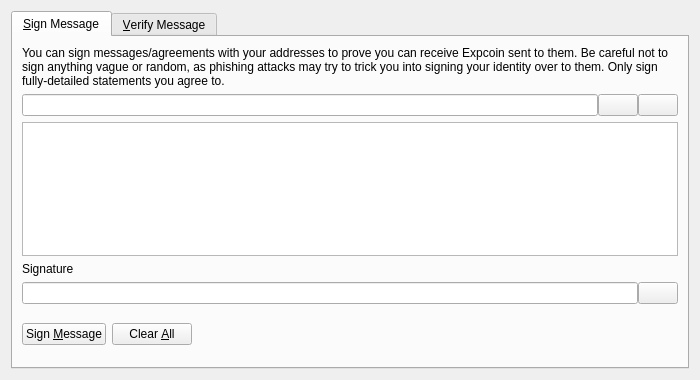
<?xml version="1.0" encoding="UTF-8"?>
<ui version="4.0">
 <class>SignVerifyMessageDialog</class>
 <widget class="QDialog" name="SignVerifyMessageDialog">
  <property name="geometry">
   <rect>
    <x>0</x>
    <y>0</y>
    <width>700</width>
    <height>380</height>
   </rect>
  </property>
  <property name="windowTitle">
   <string>Signatures - Sign / Verify a Message</string>
  </property>
  <property name="modal">
   <bool>true</bool>
  </property>
  <layout class="QVBoxLayout" name="verticalLayout">
   <item>
    <widget class="QTabWidget" name="tabWidget">
     <property name="currentIndex">
      <number>0</number>
     </property>
     <widget class="QWidget" name="tabSignMessage">
      <attribute name="title">
       <string>&amp;Sign Message</string>
      </attribute>
      <layout class="QVBoxLayout" name="verticalLayout_SM">
       <item>
        <widget class="QLabel" name="infoLabel_SM">
         <property name="text">
          <string>You can sign messages/agreements with your addresses to prove you can receive Expcoin sent to them. Be careful not to sign anything vague or random, as phishing attacks may try to trick you into signing your identity over to them. Only sign fully-detailed statements you agree to.</string>
         </property>
         <property name="textFormat">
          <enum>Qt::PlainText</enum>
         </property>
         <property name="wordWrap">
          <bool>true</bool>
         </property>
        </widget>
       </item>
       <item>
        <layout class="QHBoxLayout" name="horizontalLayout_1_SM">
         <property name="spacing">
          <number>0</number>
         </property>
         <item>
          <widget class="QValidatedLineEdit" name="addressIn_SM">
           <property name="toolTip">
            <string>The Expcoin address to sign the message with</string>
           </property>
          </widget>
         </item>
         <item>
          <widget class="QPushButton" name="addressBookButton_SM">
           <property name="toolTip">
            <string>Choose previously used address</string>
           </property>
           <property name="text">
            <string/>
           </property>
           <property name="shortcut">
            <string>Alt+A</string>
           </property>
           <property name="autoDefault">
            <bool>false</bool>
           </property>
          </widget>
         </item>
         <item>
          <widget class="QPushButton" name="pasteButton_SM">
           <property name="toolTip">
            <string>Paste address from clipboard</string>
           </property>
           <property name="text">
            <string/>
           </property>
           <property name="shortcut">
            <string>Alt+P</string>
           </property>
           <property name="autoDefault">
            <bool>false</bool>
           </property>
          </widget>
         </item>
        </layout>
       </item>
       <item>
        <widget class="QPlainTextEdit" name="messageIn_SM">
         <property name="toolTip">
          <string>Enter the message you want to sign here</string>
         </property>
        </widget>
       </item>
       <item>
        <widget class="QLabel" name="signatureLabel_SM">
         <property name="text">
          <string>Signature</string>
         </property>
         <property name="textFormat">
          <enum>Qt::PlainText</enum>
         </property>
        </widget>
       </item>
       <item>
        <layout class="QHBoxLayout" name="horizontalLayout_2_SM">
         <property name="spacing">
          <number>0</number>
         </property>
         <item>
          <widget class="QLineEdit" name="signatureOut_SM">
           <property name="font">
            <font>
             <italic>true</italic>
            </font>
           </property>
           <property name="readOnly">
            <bool>true</bool>
           </property>
          </widget>
         </item>
         <item>
          <widget class="QPushButton" name="copySignatureButton_SM">
           <property name="toolTip">
            <string>Copy the current signature to the system clipboard</string>
           </property>
           <property name="text">
            <string/>
           </property>
           <property name="autoDefault">
            <bool>false</bool>
           </property>
          </widget>
         </item>
        </layout>
       </item>
       <item>
        <layout class="QHBoxLayout" name="horizontalLayout_3_SM">
         <item>
          <widget class="QPushButton" name="signMessageButton_SM">
           <property name="toolTip">
            <string>Sign the message to prove you own this Expcoin address</string>
           </property>
           <property name="text">
            <string>Sign &amp;Message</string>
           </property>
           <property name="autoDefault">
            <bool>false</bool>
           </property>
          </widget>
         </item>
         <item>
          <widget class="QPushButton" name="clearButton_SM">
           <property name="toolTip">
            <string>Reset all sign message fields</string>
           </property>
           <property name="text">
            <string>Clear &amp;All</string>
           </property>
           <property name="autoDefault">
            <bool>false</bool>
           </property>
          </widget>
         </item>
         <item>
          <spacer name="horizontalSpacer_1_SM">
           <property name="orientation">
            <enum>Qt::Horizontal</enum>
           </property>
           <property name="sizeHint" stdset="0">
            <size>
             <width>40</width>
             <height>48</height>
            </size>
           </property>
          </spacer>
         </item>
         <item>
          <widget class="QLabel" name="statusLabel_SM">
           <property name="font">
            <font>
             <weight>75</weight>
             <bold>true</bold>
            </font>
           </property>
           <property name="text">
            <string/>
           </property>
           <property name="wordWrap">
            <bool>true</bool>
           </property>
          </widget>
         </item>
         <item>
          <spacer name="horizontalSpacer_2_SM">
           <property name="orientation">
            <enum>Qt::Horizontal</enum>
           </property>
           <property name="sizeHint" stdset="0">
            <size>
             <width>40</width>
             <height>48</height>
            </size>
           </property>
          </spacer>
         </item>
        </layout>
       </item>
      </layout>
     </widget>
     <widget class="QWidget" name="tabVerifyMessage">
      <attribute name="title">
       <string>&amp;Verify Message</string>
      </attribute>
      <layout class="QVBoxLayout" name="verticalLayout_VM">
       <item>
        <widget class="QLabel" name="infoLabel_VM">
         <property name="text">
          <string>Enter the receiver's address, message (ensure you copy line breaks, spaces, tabs, etc. exactly) and signature below to verify the message. Be careful not to read more into the signature than what is in the signed message itself, to avoid being tricked by a man-in-the-middle attack. Note that this only proves the signing party receives with the address, it cannot prove sendership of any transaction!</string>
         </property>
         <property name="textFormat">
          <enum>Qt::PlainText</enum>
         </property>
         <property name="alignment">
          <set>Qt::AlignLeading|Qt::AlignLeft|Qt::AlignTop</set>
         </property>
         <property name="wordWrap">
          <bool>true</bool>
         </property>
        </widget>
       </item>
       <item>
        <layout class="QHBoxLayout" name="horizontalLayout_1_VM">
         <property name="spacing">
          <number>0</number>
         </property>
         <item>
          <widget class="QValidatedLineEdit" name="addressIn_VM">
           <property name="toolTip">
            <string>The Expcoin address the message was signed with</string>
           </property>
          </widget>
         </item>
         <item>
          <widget class="QPushButton" name="addressBookButton_VM">
           <property name="toolTip">
            <string>Choose previously used address</string>
           </property>
           <property name="text">
            <string/>
           </property>
           <property name="shortcut">
            <string>Alt+A</string>
           </property>
           <property name="autoDefault">
            <bool>false</bool>
           </property>
          </widget>
         </item>
        </layout>
       </item>
       <item>
        <widget class="QPlainTextEdit" name="messageIn_VM"/>
       </item>
       <item>
        <widget class="QValidatedLineEdit" name="signatureIn_VM"/>
       </item>
       <item>
        <layout class="QHBoxLayout" name="horizontalLayout_2_VM">
         <item>
          <widget class="QPushButton" name="verifyMessageButton_VM">
           <property name="toolTip">
            <string>Verify the message to ensure it was signed with the specified Expcoin address</string>
           </property>
           <property name="text">
            <string>Verify &amp;Message</string>
           </property>
           <property name="autoDefault">
            <bool>false</bool>
           </property>
          </widget>
         </item>
         <item>
          <widget class="QPushButton" name="clearButton_VM">
           <property name="toolTip">
            <string>Reset all verify message fields</string>
           </property>
           <property name="text">
            <string>Clear &amp;All</string>
           </property>
           <property name="autoDefault">
            <bool>false</bool>
           </property>
          </widget>
         </item>
         <item>
          <spacer name="horizontalSpacer_1_VM">
           <property name="orientation">
            <enum>Qt::Horizontal</enum>
           </property>
           <property name="sizeHint" stdset="0">
            <size>
             <width>40</width>
             <height>48</height>
            </size>
           </property>
          </spacer>
         </item>
         <item>
          <widget class="QLabel" name="statusLabel_VM">
           <property name="font">
            <font>
             <weight>75</weight>
             <bold>true</bold>
            </font>
           </property>
           <property name="text">
            <string/>
           </property>
           <property name="wordWrap">
            <bool>true</bool>
           </property>
          </widget>
         </item>
         <item>
          <spacer name="horizontalSpacer_2_VM">
           <property name="orientation">
            <enum>Qt::Horizontal</enum>
           </property>
           <property name="sizeHint" stdset="0">
            <size>
             <width>40</width>
             <height>48</height>
            </size>
           </property>
          </spacer>
         </item>
        </layout>
       </item>
      </layout>
     </widget>
    </widget>
   </item>
  </layout>
 </widget>
 <customwidgets>
  <customwidget>
   <class>QValidatedLineEdit</class>
   <extends>QLineEdit</extends>
   <header>qvalidatedlineedit.h</header>
  </customwidget>
 </customwidgets>
 <resources>
  <include location="../expcoin.qrc"/>
 </resources>
 <connections/>
</ui>
